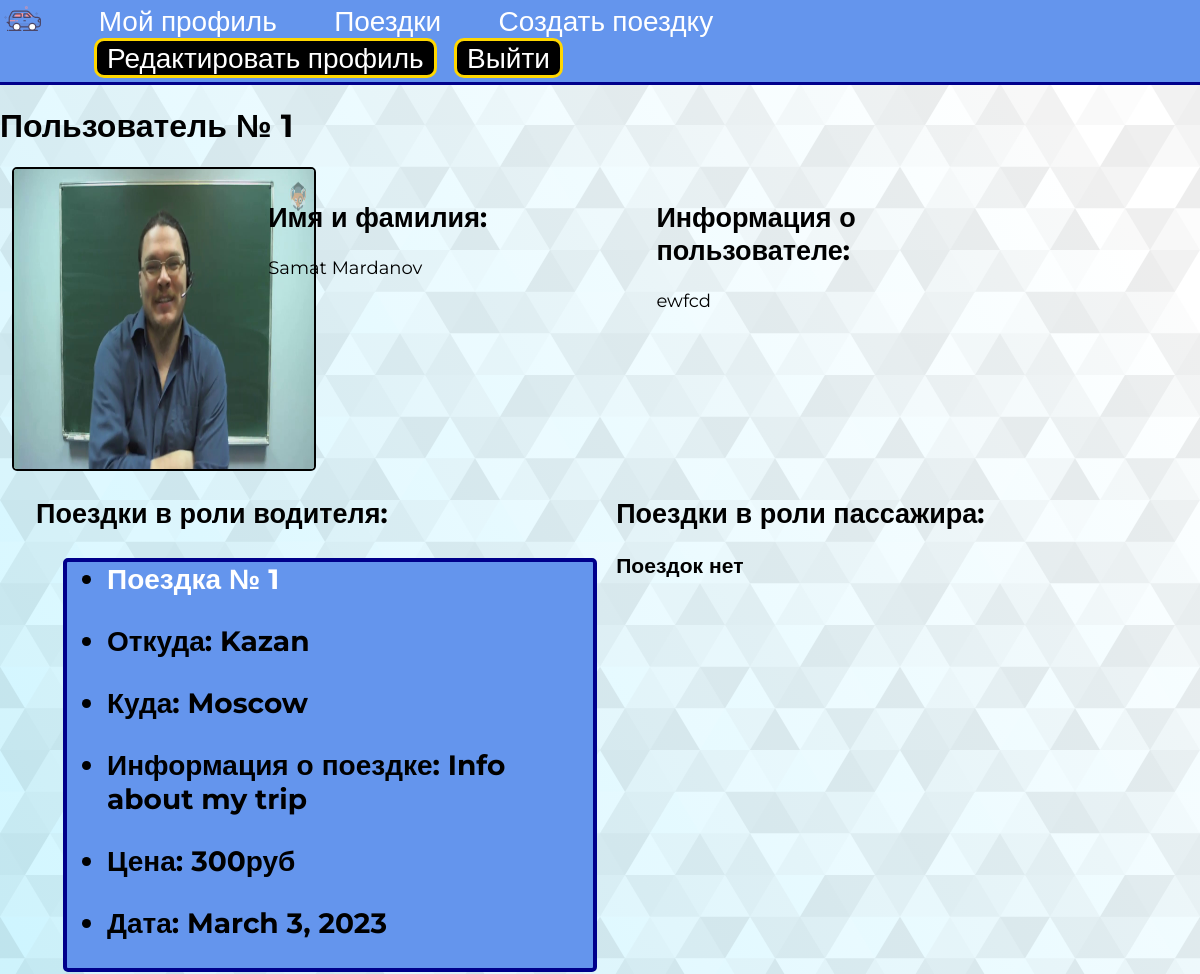
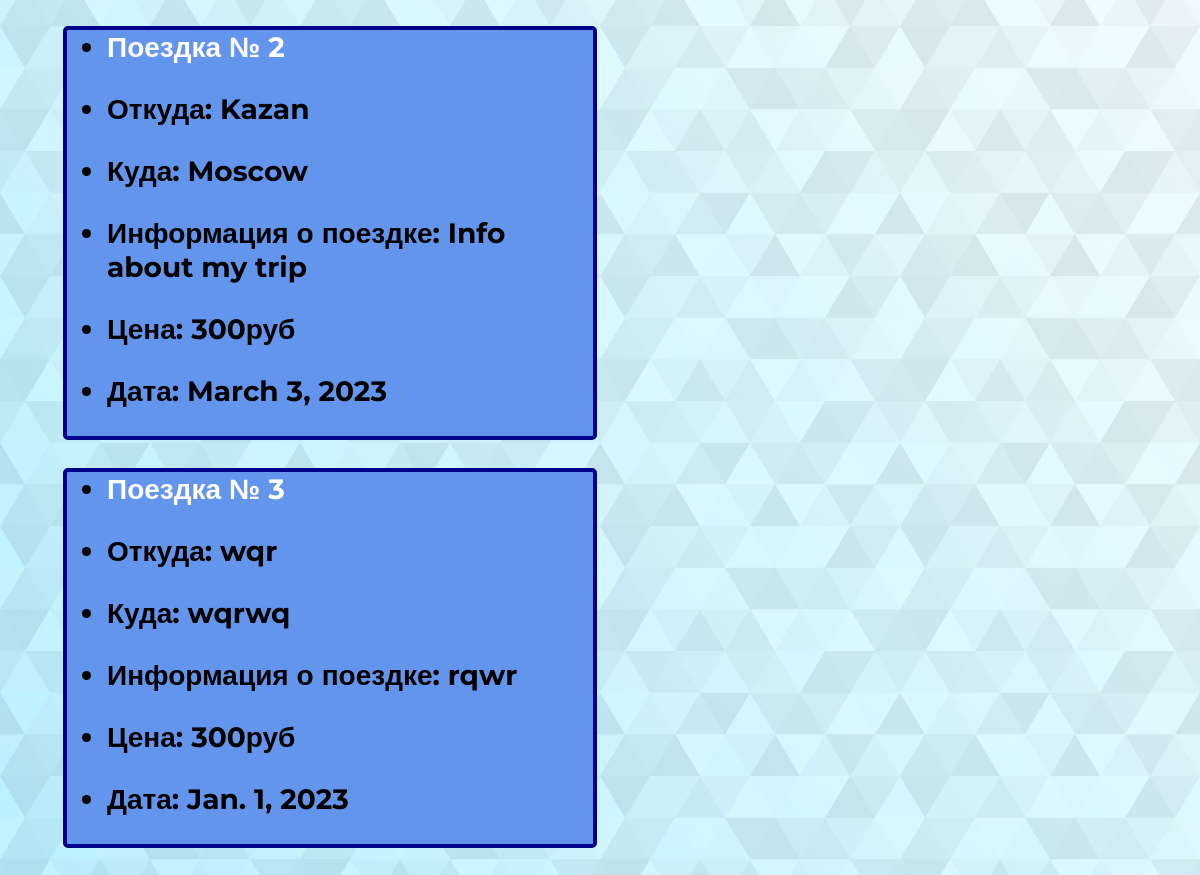
The app's page /profile/2/ (signed in) with its own data (2 pictures, top to bottom).
### main/models.py (models this page shows, shortened)
class UserInfo(models.Model):
    user = models.OneToOneField(User, on_delete=models.CASCADE)
    info = models.TextField(blank=True)
    photo = models.ImageField(upload_to='photos/', blank=True)
    def get_absolute_url(self):
        return reverse('show_profile', kwargs={'profile_id': self.pk})

class Trip(models.Model):
    driver = models.ForeignKey(User, on_delete=models.CASCADE, related_name='dtrip', blank=True)
    info = models.TextField()
    from_city = models.CharField(max_length=50)
    to_city = models.CharField(max_length=50)
    date = models.DateField()
    time = models.TimeField()
    price = models.IntegerField()
    capacity = models.IntegerField()
    passangers = models.ManyToManyField(User, blank=True)
    def get_absolute_url(self):
        return reverse('show_trip', kwargs={'trip_id': self.pk})

### main/views.py (the view)
# urls.py: path('profile/<int:profile_id>/', ShowProfile.as_view(), name='show_profile'),
class ShowProfile(DataMixin, DetailView):
    model = UserInfo
    template_name = 'main/show_profile.html'
    pk_url_kwarg = 'profile_id'
    context_object_name = 'profile'
    def get_context_data(self, *, object_list=None, **kwargs):
        context = super().get_context_data(**kwargs)
        c_def = self.get_user_contex(title="Профиль")
        return dict(list(context.items()) + list(c_def.items()))

### main/utils.py (called while the page is built)
    def get_user_contex(self, **kwargs):
        context = kwargs
        return context

### main/templates/main/show_profile.html (shortened to what this page needs)
{% extends 'main/base.html' %}
{% load static %}
{% block content %}
    <div><h1>Пользователь № {{ profile.user.pk }}</h1></div>
    <div class="profile-photo">
        {% if profile.photo %}
            <img src="{{ profile.photo.url}}" height="300px" width="300px">
        {% else %}
            <img src="{% static 'main/images/nophoto.svg' %}" height="300px" width="250px">
        {% endif %}
    </div>
    <div class="profile-info">
        <h2>Имя и фамилия: </h2>
        <p>{{ profile.user.first_name }} {{ profile.user.last_name }}</p>
    </div>
    <div class="profile-info">
        <h2>Информация о пользователе: </h2>
        {% if profile.info %}
            <p>{{ profile.info }}</p>
        {% else %}
            <p>Пользователь еще не добавил информацию о себе</p>
        {% endif %}
    </div>
    <div class="profile-trips">
        <h2>Поездки в роли водителя: </h2>
        {% if profile.user.dtrip.all %}
            {% for t in profile.user.dtrip.all %}
                <ul class="trip">
                    <li><a href="{{ t.get_absolute_url }}">Поездка № {{ t.pk }}</a></li>
                    <li><p>Откуда: {{ t.from_city }}</p></li>
                    <li><p>Куда: {{ t.to_city }}</p></li>
                    <li><p>Информация о поездке: {{ t.info }}</p></li>
                    <li><p>Цена: {{ t.price }}руб</p></li>
                    <li><p>Дата: {{ t.date }}</p></li>
                </ul>
            {% endfor %}
        {% else %}
            <h3>Поездок нет</h3>
        {% endif %}
    </div>
    <div class="profile-trips g">
        <h2>Поездки в роли пассажира:</h2>
        {% if profile.user.trip_set.all %}
            {% for t in profile.user.trip_set.all %}
                <ul class="trip">
                    <li><a href="{{ t.get_absolute_url }}">Поездка № {{ t.pk }}</a></li>
                    <li><p>Откуда: {{ t.from_city }}</p></li>
                    <li><p>Куда: {{ t.to_city }}</p></li>
                    <li><p>Информация о поездке: {{ t.info }}</p></li>
                    <li><p>Цена: {{ t.price }}руб</p></li>
                    <li><p>Дата: {{ t.date }}</p></li>
                </ul>
            {% endfor %}
        {% else %}
            <h3>Поездок нет</h3>
        {% endif %}
    </div>
{% endblock %}

### main/static/main/css/style.css (style rules this page uses)
body { margin: 0; font-family: 'Montserrat', sans-serif; font-size: 16px; background: url("/static/main/images/background.svg"); }
.trip { border: solid 4px; border-radius: 5px; border-color: brown; background-color: coral; font-size: 28px; font-weight: bold; width: 90%; margin-bottom: 5%; horiz-align: center; margin-left: 5%; }
a { text-decoration: none; color: white; transition: color .2s linear; }
div.profile-trips { width: 45%; vertical-align: top; font-size: 18px; margin-left: 3%; display: inline-block; }
div.profile-info { width: 30%; horiz-align: center; vertical-align: top; font-size: 18px; display: inline-block; padding: 1%; }
ul.trip { background-color: cornflowerblue; border-color: darkblue; }
div.profile-photo img { border: solid 2px; border-radius: 5px; border-color: black; }
div.profile-photo { display: inline-block; width: 20%; margin-left: 1%; }

### records on screen
UserInfo: user.pk "1", photo (picture), user.first_name "Samat", user.last_name "Mardanov", info "ewfcd"
Trip: pk "1", from_city "Kazan", to_city "Moscow", info "Info about my trip", price "300", date "March 3, 2023"
Trip: pk "2", from_city "Kazan", to_city "Moscow", info "Info about my trip", price "300", date "March 3, 2023"
Trip: pk "3", from_city "wqr", to_city "wqrwq", info "rqwr", price "300", date "Jan. 1, 2023"
